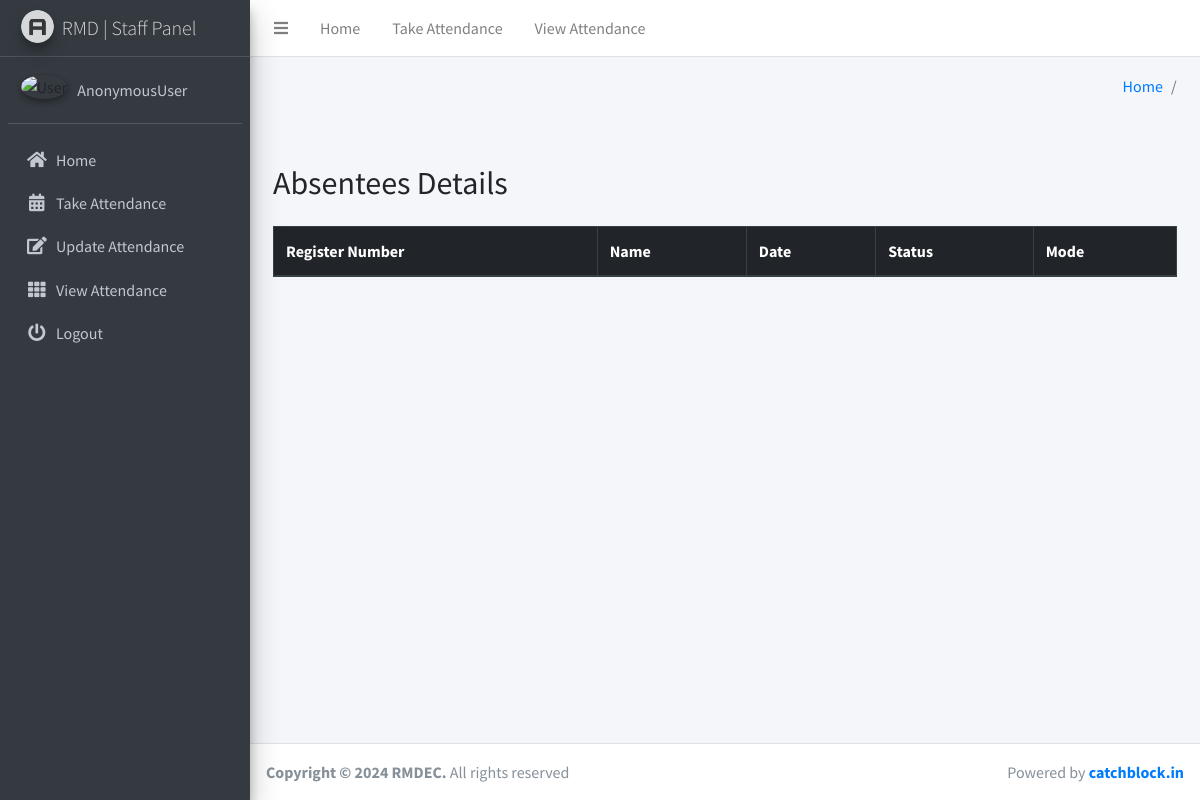
Before: /principal_od_student_info with the older database file.
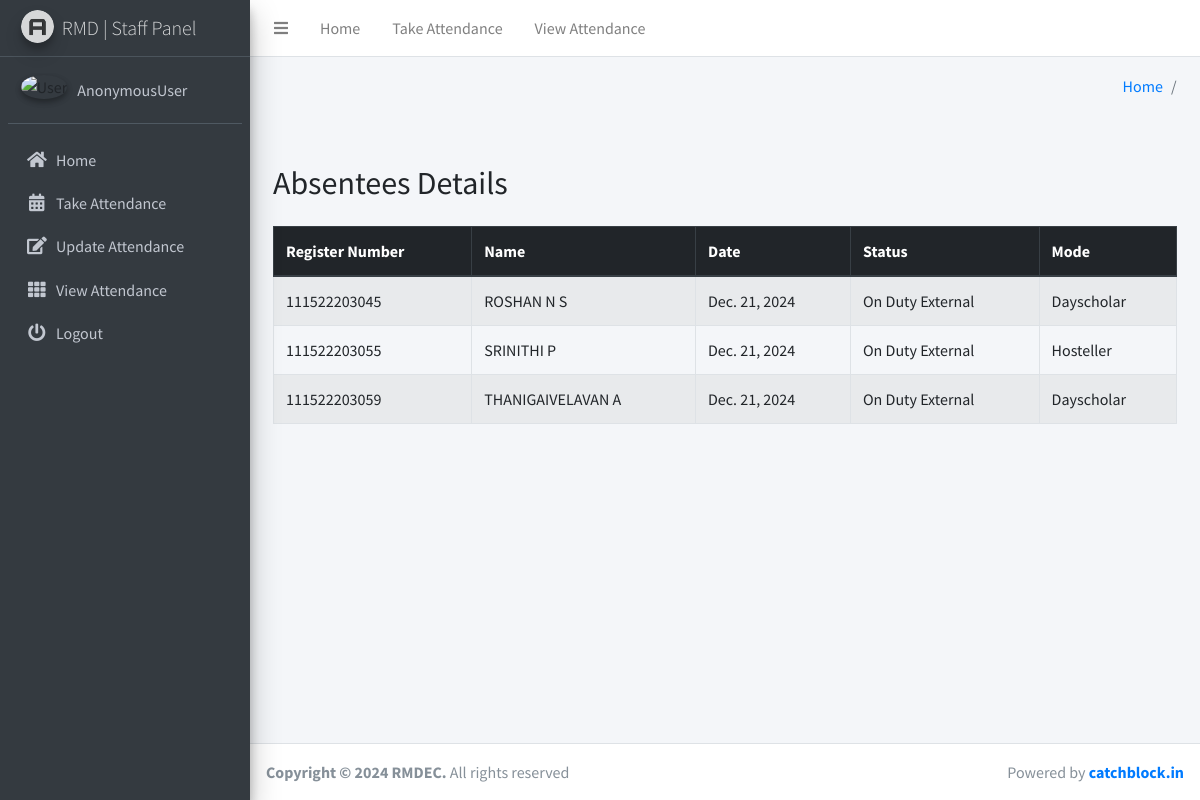
After: the same page with the newer database file.
### attendanceapp/models.py (models this page shows, shortened)
class Student(models.Model):
    modeList=(
        ('Hosteller','Hosteller'),
        ('Dayscholar','Dayscholar')
    )
    register_number = models.CharField(max_length=12, unique=True)
    name = models.CharField(max_length=50)
    Class = models.ForeignKey(Class, on_delete=models.CASCADE)
    mode = models.CharField(choices=modeList,max_length=10)

class AttendanceReport(models.Model):
    student = models.ForeignKey(Student, on_delete=models.CASCADE)
    Class = models.ForeignKey(Attendance, on_delete=models.CASCADE)
    mode = models.CharField(max_length=10)
    status = models.CharField(max_length=10)
    reason = models.TextField(blank=True, null=True)
    date = models.DateField()
    created_at = models.DateTimeField(auto_now_add=True)
    updated_at = models.DateTimeField(auto_now=True)

### attendanceapp/views.py (the view)
# urls.py: path('principal_od_student_info',views.principal_od_students_info,name='od_student_info'),
def principal_od_students_info(request):
        students_data = []
        students = AttendanceReport.objects.filter(date=timezone.now().date(),status__in=['On Duty Internal','On Duty External'])
        for item in students:
            data = {
                'register_number':item.student.register_number,
                'name':item.student.name,
                'department':item.Class.department,
                'semester':item.Class.semester,
                'section':item.Class.section,
                'date':item.date,
                'status':item.status,
                'mode':item.mode
                }
            students_data.append(data)
        context = {
            'students': students_data
        }
        return render(request,'od_students_info.html',context)

### templates/od_students_info.html (shortened to what this page needs)
{% extends 'base.html' %}
{% load static %}
{% block content %}
<section class="content">
    <div class="container-fluid">
        <div class="container mt-4">
            <h2 class="mb-4">Absentees Details</h2>
            <table class="table table-striped table-bordered">
                <thead class="thead-dark">
                    <tr>
                        <th>Register Number</th>
                        <th>Name</th>
                        <th>Date</th>
                        <th>Status</th>
                        <th>Mode</th>
                    </tr>
                </thead>
                <tbody>
                    {% for student in students %}
                    <tr>
                        <td>{{ student.register_number }}</td>
                        <td>{{ student.name }}</td>
                        {% if student.date and student.status%}
                        <td>{{ student.date }}</td>
                        <td>{{ student.status }}</td>
                        {% endif %}
                        <td>{{ student.mode }}</td>
                    </tr>
                    {% endfor %}
                </tbody>
            </table>
        </div>
    </div>
</section>
{% endblock content %}

Changed rows visible on the page:
now on this page (row unchanged): Student: register_number "111522203045", name "ROSHAN N S"
added AttendanceReport: date "Dec. 21, 2024", status "On Duty External", mode "Dayscholar"
now on this page (row unchanged): Student: register_number "111522203055", name "SRINITHI P"
added AttendanceReport: date "Dec. 21, 2024", status "On Duty External", mode "Hosteller"
now on this page (row unchanged): Student: register_number "111522203059", name "THANIGAIVELAVAN A"
added AttendanceReport: date "Dec. 21, 2024", status "On Duty External", mode "Dayscholar"
